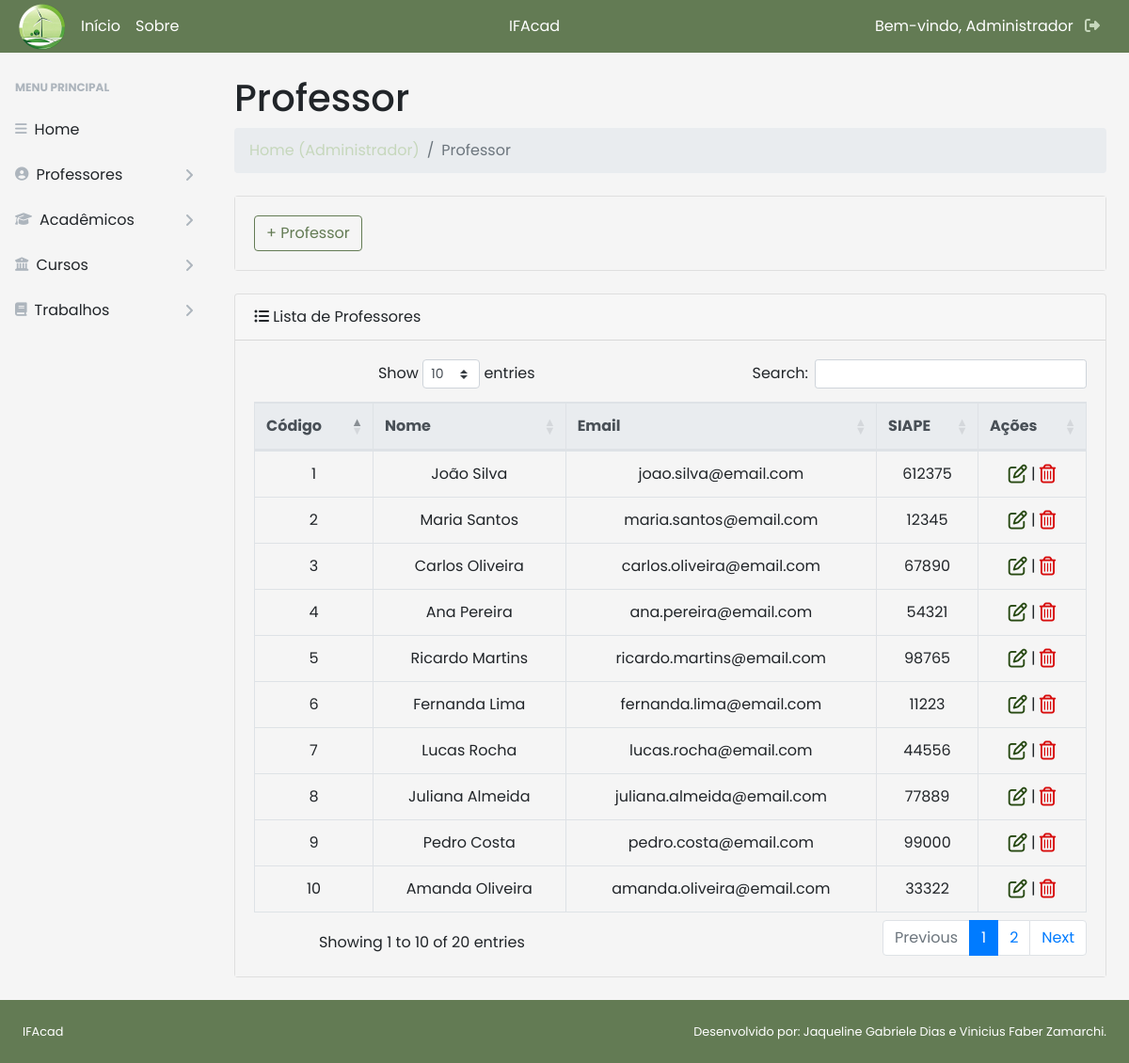
The app's page /View/teacher-list.php (signed in) with its own data.
### tables this page shows
create table tb_professores(
	p_id int not null primary key auto_increment,
    p_ciap varchar (15),
    p_block boolean,
    u_id  int,
    FOREIGN KEY (u_id) REFERENCES tb_user (u_id)
);

create table tb_user(
	u_id int not null primary key auto_increment,
    u_nome VARCHAR(100),
    u_email VARCHAR(50),
    u_senha VARCHAR(100),
    u_user boolean
);

### DAO/teacherDAO.php (called while the page is built, shortened)
<?php
require_once '../DataBase/conexao.php';
class TeacherDAO {
    private $conn;
    public function __construct()
    {
        $conexao = new Conexao();
        $this->conn = $conexao->conectar();
    }
            public function listTeacher() {
                try {
                    $sql = "SELECT tb_professores.p_id, tb_user.u_id, tb_user.u_nome, tb_user.u_email, tb_professores.p_ciap
                    FROM tb_user
                    INNER JOIN tb_professores ON tb_user.u_id = tb_professores.u_id";
                    $stmt = $this->conn->prepare($sql);
                    $stmt->execute();
                    $result = $stmt->fetchAll(PDO::FETCH_ASSOC);
                    return $result;
                } catch (PDOException $e) {
                    echo 'Erro na listagem de professores: ' . $e->getMessage();
                    exit();
                }
            }
}
?>

### DataBase/conexao.php (called while the page is built, shortened)
<?php
class Conexao {
    private $host;
    private $dbname;
    private $username;
    private $password;
    public function __construct() {
        $this->host = "localhost";
        $this->dbname = "db_ifacad";
        $this->username = "";
        $this->password = "";
    }
    public function conectar() {
        try {
            $dsn = "mysql:host=$this->host;dbname=$this->dbname";
            $this->conn = new PDO($dsn, $this->username, $this->password);
            $this->conn->setAttribute(PDO::ATTR_ERRMODE, PDO::ERRMODE_EXCEPTION);
            return $this->conn;
        } catch (PDOException $e) {
            echo 'Erro de conexão com o banco de dados: ' . $e->getMessage();
            exit();
        }
    }
}
?>

### Controller/list-teacher.php (the view, shortened to what this page needs)
<?php
require_once '../DataBase/conexao.php';
require_once '../DAO/teacherDAO.php';
function listTeacher() {
    $conexao = new Conexao();
    $conn = $conexao->conectar();
    $teacherDAO = new TeacherDAO($conn);
    $teachers = $teacherDAO->listTeacher();
    if (count($teachers) > 0) {
        foreach ($teachers as $teacher) {
            echo "<tr>";
            echo "<td>".$teacher['p_id']."</td>";
            echo "<td>".$teacher['u_nome']."</td>";
            echo "<td>".$teacher['u_email']."</td>";
            echo "<td>".$teacher['p_ciap']."</td>";
             if ($_SESSION['user_type'] === 'administrador') {
                echo "<td><a href='../View/teacher-update.php?p_id=" . $teacher['p_id'] . "'><i class='fa fa-pencil-square-o fa-lg' aria-hidden='true' style='color: #264811;'></i></a> | <a href='#' onclick='confirmarExclusao(" . $teacher['p_id'] . ", \"" . $teacher['u_nome'] . "\")'><i class='fa fa-trash-o fa-lg' aria-hidden='true' style='color: #D70C0C;'></i></a></td>";
                echo "</tr>";
            }
        }
    } else {
        echo "Nenhum professor cadastrado.";
    }
}
listTeacher();
?>

### View/teacher-list.php (shortened to what this page needs)
<!DOCTYPE html>
<html lang="pt-br">
<head>
    <link href="css/styles.css" rel="stylesheet">
    <link href="https://cdnjs.cloudflare.com/ajax/libs/font-awesome/4.7.0/css/font-awesome.min.css" rel="stylesheet">
    <link href="https://cdn.datatables.net/1.10.20/css/dataTables.bootstrap4.min.css" rel="stylesheet">
</head>
<body>
    <header>
        <?php include_once("top.php"); ?>
    </header>
    <div id="layoutSidenav">
        <?php include_once("menu.php"); ?>
        <div id="layoutSidenav_content">
            <main>
                <div class="container">
                    <h1 class="mt-4">Professor</h1>
                    <ol class="breadcrumb mb-4">
                        <li class="breadcrumb-item">
                            <?php
                            if ($_SESSION['user_type'] === 'professor') {
                                echo '<a href="teacher-home.php">Home (Professor)</a>';
                            } elseif ($_SESSION['user_type'] === 'administrador') {
                                echo '<a href="administrator-home.php">Home (Administrador)</a>';
                            } else {
                                echo '<a href="../index.php">Home</a>';
                            }
                            ?>
                        </li>
                        <li class="breadcrumb-item active">Professor</li>
                    </ol>
                    <?php
                        if ($_SESSION['user_type'] === 'administrador') {
                            echo '<div class="card mb-4">
                                    <div class="card-body">
                                        <a href="teacher-register.php" type="button" class="btn btn-outline-primary">+ Professor</a>
                                    </div>
                                </div>';
                        }
                    ?>
                    <div class="card mb-4">
                        <div class="card-header"><i class="fa fa-list-ul"></i> Lista de Professores</div>
                        <div class="card-body text-center">
                            <div class="table-responsive">
                            <table class="table table-bordered" id="dataTable" width="100%" cellspacing="0">
                                        <thead class="thead-light">
                                            <tr>
                                                <th>Código</th>
                                                <th>Nome</th>
                                                <th>Email</th>
                                                <th>SIAPE</th>
                                                <?php
                                                    if ($_SESSION['user_type'] === 'administrador') {
                                                        echo '<th>Ações</th>';
                                                    }
                                                ?>
                                                </tr>
                                                </thead>
                                                <tbody>
                                                <?php require_once '../Controller/list-teacher.php';?>
                                        </tbody>
                                    </table>
                            </div>
                        </div>
                    </div>
                </main>
            </div>
        </div>
    <footer>
        <?php include_once("baseboard.php"); ?>
    </footer>
</body>
</html>

### View/top.php
<nav class="sb-topnav navbar navbar-expand if-div-menu">
    <div class="d-flex align-items-center if-div-menu">
        <a class="mr-3 if-a-logo"><img src="img/icone.png" alt="Logo IFAcad"></a>
        <a class="mr-3 if-a-menu" href="../index.php">Início</a>
        <a class="mr-3 if-a-menu" href="about.php">Sobre</a>
    </div>
    <div class="text-center flex-grow-1 if-div-menu">IFAcad</div>
    <div class="d-flex align-items-center ml-auto if-div-menu">
    <?php
        if (isset($_SESSION['user_type']) && $_SESSION['user_type'] === 'professor') {
            echo '<span class="if-a-enter">Bem-vindo, Professor <a href="../Controller/logout.php" class="ml-2"><i class="fas fa-sign-out-alt"></i></a></span>';
        } elseif (isset($_SESSION['user_type']) && $_SESSION['user_type'] === 'administrador') {
            echo '<span class="if-a-enter">Bem-vindo, Administrador <a href="../Controller/logout.php" class="ml-2"><i class="fas fa-sign-out-alt"></i></a></span>';
        } else {
            echo '<a class="ml-3 if-a-enter" href="login.php">Entrar</a>';
        }
        ?>
    </div>
</nav>

### View/menu.php
<div id="layoutSidenav_nav">
    <nav class="sb-sidenav accordion sb-sidenav-light" id="sidenavAccordion">
        <div class="sb-sidenav-menu">
            <div class="nav">
                <div class="sb-sidenav-menu-heading">Menu Principal</div>
                <?php
                            if ($_SESSION['user_type'] === 'professor') {
                                echo '<a class="nav-link" href="teacher-home.php"><div class="sb-nav-link-icon"><i class="fa fa-bars"></i></div>Home</a>';
                            } elseif ($_SESSION['user_type'] === 'administrador') {
                                echo '<a class="nav-link" href="administrator-home.php"><div class="sb-nav-link-icon"><i class="fa fa-bars"></i></div>Home</a>';
                            } else {
                                echo '<a href="../index.php"><div class="sb-nav-link-icon"><i class="fa fa-bars"></i></div>Home</a>';
                            }
                            ?>
                <?php
                $menuOptions = array(
                    array('Professores', 'fa-user-circle', 'teacher-list.php', 'teacher-register.php'),
                    array('Acadêmicos', 'fa-graduation-cap', 'academic-list.php', 'academic-register.php'),
                    array('Cursos', 'fa-university', 'course-list.php', 'course-register.php'),
                    array('Trabalhos', 'fa-book', 'work-list.php', 'work-register.php')
                );
                foreach ($menuOptions as $option) {
                    $optionName = $option[0];
                    $optionIcon = $option[1];
                    $optionListLink = $option[2];
                    $optionNewLink = $option[3];
                    $showNewLink = ($_SESSION['user_type'] === 'administrador') ? '' : 'style="display:none;"';
                    if (($_SESSION['user_type'] === 'professor' || $_SESSION['user_type'] === 'administrador') && ($optionName === 'Trabalhos' || $optionName === 'Acadêmicos')) {
                        $showNewLink = '';
                    }
                    echo <<<HTML
                        <a class="nav-link collapsed" href="#" data-toggle="collapse" data-target="#collapse{$optionName}" aria-expanded="false" aria-controls="collapse{$optionName}">
                            <div class="sb-nav-link-icon"><i class="fa {$optionIcon}" aria-hidden="true"></i></div>
                            {$optionName}
                            <div class="sb-sidenav-collapse-arrow"><i class="fa fa-angle-down"></i></div>
                        </a>
                        <div class="collapse" id="collapse{$optionName}" aria-labelledby="headingOne" data-parent="#sidenavAccordion">
                            <nav class="sb-sidenav-menu-nested nav">
                                <a class="nav-link" href="{$optionListLink}">Lista</a>
                                <a class="nav-link" href="{$optionNewLink}" {$showNewLink}>Novo</a>
                            </nav>
                        </div>
                    HTML;
                }
                ?>
            </div>
        </div>
    </nav>
</div>

### View/baseboard.php
<footer class="py-4 if-div-baseboard">
    <div class="container-fluid if-div-baseboard">
        <div class="d-flex align-items-center justify-content-between small if-div-baseboard">
            <div class="if-div-baseboard">IFAcad</div>
        	<div class="if-div-baseboard">
	        Desenvolvido por: Jaqueline Gabriele Dias e Vinicius Faber Zamarchi.
	        </div>
        </div>
    </div>
</footer>

### records on screen
tb_professores: p_id "1", u.u_nome "João Silva", u.u_email "joao.silva@email.com", p_ciap "612375"
tb_professores: p_id "2", u.u_nome "Maria Santos", u.u_email "maria.santos@email.com", p_ciap "12345"
tb_professores: p_id "3", u.u_nome "Carlos Oliveira", u.u_email "carlos.oliveira@email.com", p_ciap "67890"
tb_professores: p_id "4", u.u_nome "Ana Pereira", u.u_email "ana.pereira@email.com", p_ciap "54321"
tb_professores: p_id "5", u.u_nome "Ricardo Martins", u.u_email "ricardo.martins@email.com", p_ciap "98765"
tb_professores: p_id "6", u.u_nome "Fernanda Lima", u.u_email "fernanda.lima@email.com", p_ciap "11223"
tb_professores: p_id "7", u.u_nome "Lucas Rocha", u.u_email "lucas.rocha@email.com", p_ciap "44556"
tb_professores: p_id "8", u.u_nome "Juliana Almeida", u.u_email "juliana.almeida@email.com", p_ciap "77889"
tb_professores: p_id "9", u.u_nome "Pedro Costa", u.u_email "pedro.costa@email.com", p_ciap "99000"
tb_professores: p_id "10", u.u_nome "Amanda Oliveira", u.u_email "amanda.oliveira@email.com", p_ciap "33322"

### other values on screen
$optionName "Professores"
$optionName "Acadêmicos"
$optionName "Cursos"
$optionName "Trabalhos"
